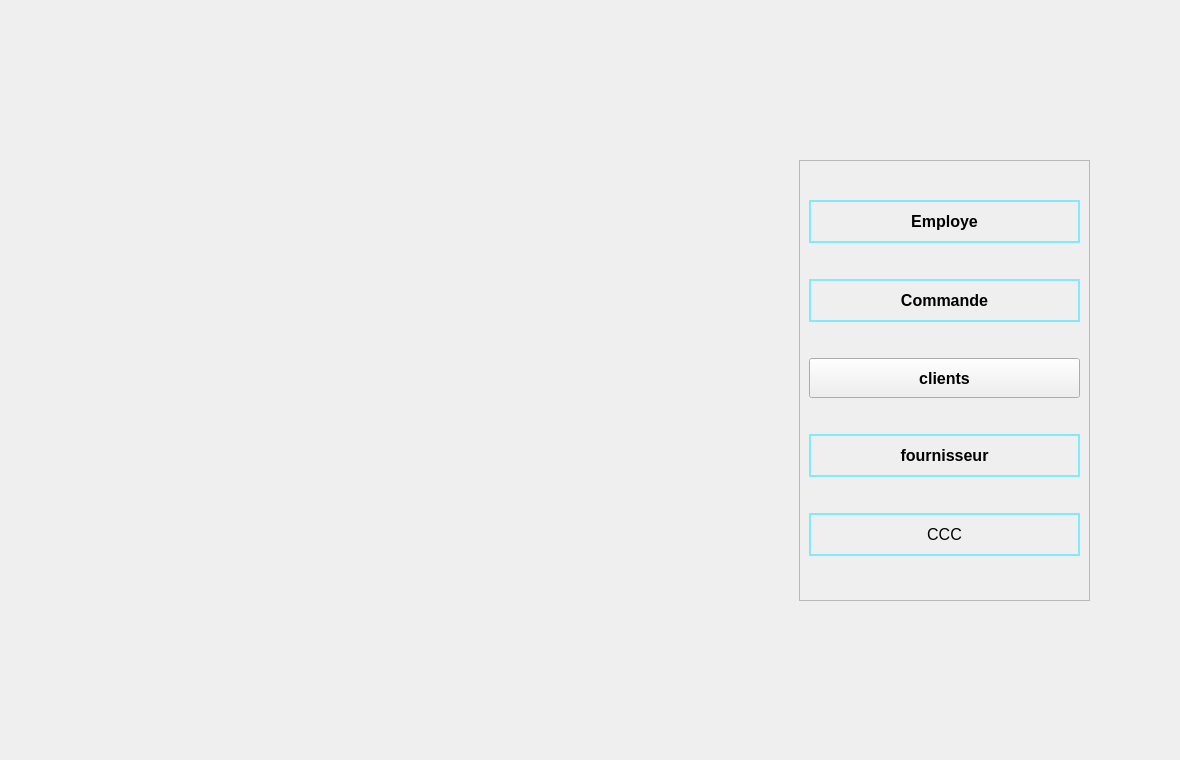
      <widget class="QWidget" name="pagehomepage">
       <property name="styleSheet">
        <string notr="true"/>
       </property>
       <widget class="QFrame" name="frame_16">
        <property name="geometry">
         <rect>
          <x>799</x>
          <y>160</y>
          <width>291</width>
          <height>441</height>
         </rect>
        </property>
        <property name="frameShape">
         <enum>QFrame::Shape::StyledPanel</enum>
        </property>
        <property name="frameShadow">
         <enum>QFrame::Shadow::Raised</enum>
        </property>
        <layout class="QVBoxLayout" name="verticalLayout_15">
         <item>
          <widget class="QPushButton" name="bouttonaffichergestionemp">
           <property name="minimumSize">
            <size>
             <width>0</width>
             <height>40</height>
            </size>
           </property>
           <property name="font">
            <font>
             <pointsize>12</pointsize>
             <bold>true</bold>
            </font>
           </property>
           <property name="styleSheet">
            <string notr="true"> QPushButton {
        padding: 10px;
        font-size: 16px;
        border: 2px solid rgb(130, 234, 255); 
        transition: background-color 0.2s ease, color 0.2s ease;
		border-radius:25px;rgb(176, 176, 176)
    }
    QPushButton:hover {
        background-color: lightblue;
        border: 2px solid rgba(0, 0, 0, 0.2);
    }
    QPushButton:pressed {
background-color:rgba(3,75,88,255);
        border: 2px solid rgba(0, 0, 0, 0.3); 
    }</string>
           </property>
           <property name="text">
            <string>Employe</string>
           </property>
           <property name="iconSize">
            <size>
             <width>20</width>
             <height>20</height>
            </size>
           </property>
          </widget>
         </item>
         <item>
          <widget class="QPushButton" name="pushButton_4">
           <property name="minimumSize">
            <size>
             <width>0</width>
             <height>40</height>
            </size>
           </property>
           <property name="font">
            <font>
             <pointsize>12</pointsize>
             <bold>true</bold>
            </font>
           </property>
           <property name="styleSheet">
            <string notr="true"> QPushButton {
        padding: 10px;
        font-size: 16px;
        border: 2px solid rgb(130, 234, 255); 
        transition: background-color 0.2s ease, color 0.2s ease;
		border-radius:25px;rgb(176, 176, 176)
    }
    QPushButton:hover {
        background-color: lightblue;
        border: 2px solid rgba(0, 0, 0, 0.2);
    }
    QPushButton:pressed {
background-color:rgba(3,75,88,255);
        border: 2px solid rgba(0, 0, 0, 0.3); 
    }</string>
           </property>
           <property name="text">
            <string>Commande</string>
           </property>
          </widget>
         </item>
         <item>
          <widget class="QPushButton" name="pushButton_5">
           <property name="minimumSize">
            <size>
             <width>0</width>
             <height>40</height>
            </size>
           </property>
           <property name="font">
            <font>
             <pointsize>12</pointsize>
             <bold>true</bold>
            </font>
           </property>
           <property name="text">
            <string>clients</string>
           </property>
          </widget>
         </item>
         <item>
          <widget class="QPushButton" name="pushButton_8">
           <property name="minimumSize">
            <size>
             <width>0</width>
             <height>40</height>
            </size>
           </property>
           <property name="font">
            <font>
             <pointsize>12</pointsize>
             <bold>true</bold>
            </font>
           </property>
           <property name="styleSheet">
            <string notr="true"> QPushButton {
        padding: 10px;
        font-size: 16px;
        border: 2px solid rgb(130, 234, 255); 
        transition: background-color 0.2s ease, color 0.2s ease;
		border-radius:25px;rgb(176, 176, 176)
    }
    QPushButton:hover {
        background-color: lightblue;
        border: 2px solid rgba(0, 0, 0, 0.2);
    }
    QPushButton:pressed {
background-color:rgba(3,75,88,255);
        border: 2px solid rgba(0, 0, 0, 0.3); 
    }</string>
           </property>
           <property name="text">
            <string>fournisseur</string>
           </property>
          </widget>
         </item>
         <item>
          <widget class="QPushButton" name="pushButton_9">
           <property name="minimumSize">
            <size>
             <width>0</width>
             <height>40</height>
            </size>
           </property>
           <property name="styleSheet">
            <string notr="true"> QPushButton {
        padding: 10px;
        font-size: 16px;
        border: 2px solid rgb(130, 234, 255); 
        transition: background-color 0.2s ease, color 0.2s ease;
		border-radius:25px;rgb(176, 176, 176)
    }
    QPushButton:hover {
        background-color: lightblue;
        border: 2px solid rgba(0, 0, 0, 0.2);
    }
    QPushButton:pressed {
background-color:rgba(3,75,88,255);
        border: 2px solid rgba(0, 0, 0, 0.3); 
    }</string>
           </property>
           <property name="text">
            <string>CCC</string>
           </property>
          </widget>
         </item>
        </layout>
       </widget>
       <widget class="QLabel" name="label_39">
        <property name="geometry">
         <rect>
          <x>0</x>
          <y>-10</y>
          <width>1171</width>
          <height>751</height>
         </rect>
        </property>
        <property name="text">
         <string/>
        </property>
        <property name="pixmap">
         <pixmap resource="ressources.qrc">:/images/backgroundacceuil.png</pixmap>
        </property>
        <property name="scaledContents">
         <bool>true</bool>
        </property>
       </widget>
       <zorder>label_39</zorder>
       <zorder>frame_16</zorder>
      </widget>
